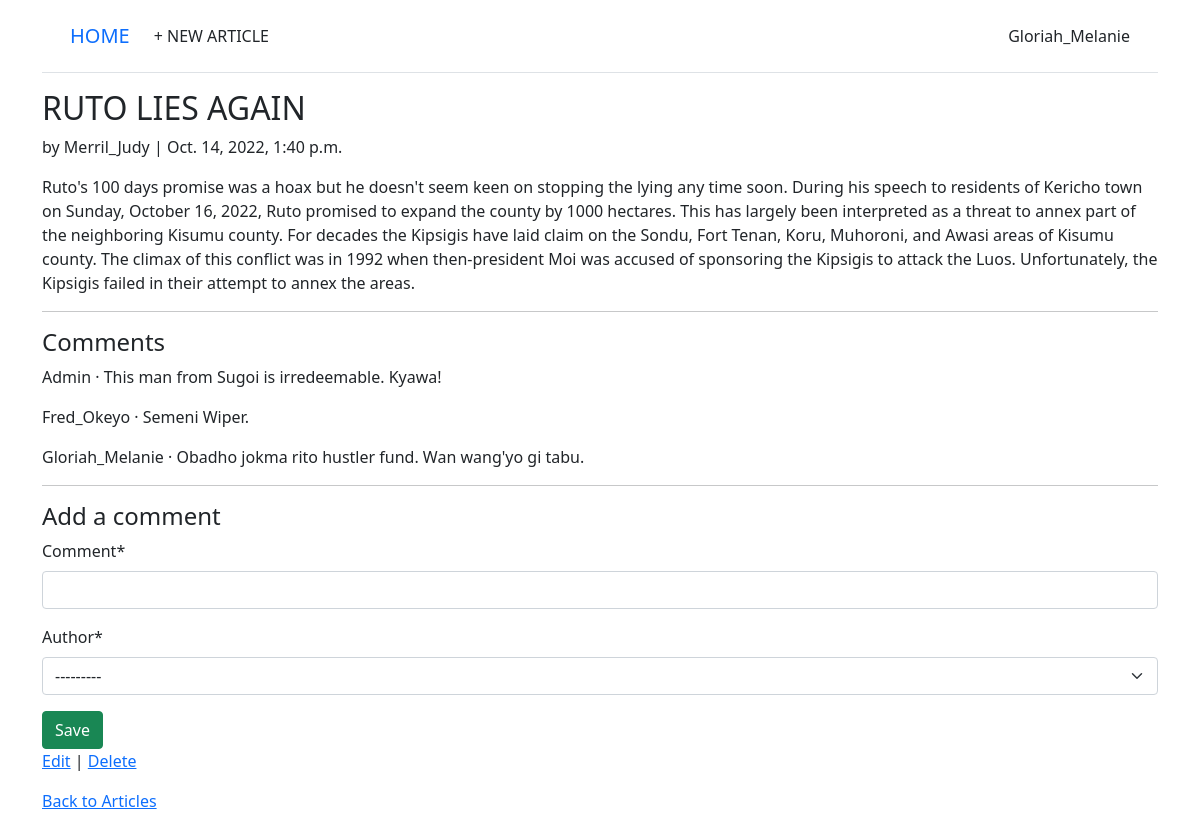
Screenshot of /articles/1/ (signed in) with the database file from the repository.
### accounts/models.py (models this page shows)
class CustomUser(AbstractUser):
    age = models.PositiveIntegerField(null=True, blank=True)

### articles/models.py (models this page shows, shortened)
class Article(models.Model):
    title = models.CharField(max_length=255)
    body = models.TextField()
    date = models.DateTimeField(auto_now_add=True)
    author = models.ForeignKey(
        settings.AUTH_USER_MODEL,
        on_delete=models.CASCADE,
        )

class Comment(models.Model): # new
    article = models.ForeignKey(Article, on_delete=models.CASCADE)
    comment = models.CharField(max_length=140)
    author = models.ForeignKey(settings.AUTH_USER_MODEL,on_delete=models.CASCADE,)
    def __str__(self):
        return self.comment

### articles/views.py (the view, shortened to what this page needs)
# urls.py: path("<int:pk>/", ArticleDetailView.as_view(),
class ArticleDetailView(LoginRequiredMixin, View):
    def get(self, request, *args, **kwargs):
        view = CommentGet.as_view()
        return view(request, *args, **kwargs)

### articles/forms.py
class CommentForm(forms.ModelForm):
    class Meta:
        model = Comment
        fields = ("comment", "author")

### articles/views.py (called while the page is built)
    def get_context_data(self, **kwargs):
        context = super().get_context_data(**kwargs)
        context["form"] = CommentForm()
        return context

### templates/article_detail.html
{% extends "base.html" %}
{% load crispy_forms_tags %}
{% block content %}
<div class="article-entry">
 <h2>{{ object.title }}</h2>
 <p>by {{ object.author }} | {{ object.date }}</p>
 <p>{{ object.body }}</p>
 <hr>
<h4>Comments</h4>
{% for comment in article.comment_set.all %}
 <p>{{ comment.author }} &middot; {{ comment }}</p>
{% endfor %}
<hr>
<h4>Add a comment</h4>
 <form action="" method="post">{% csrf_token %}
 {{ form|crispy }}
 <button class="btn btn-success ml-2" type="submit">Save</button>
 </form>
</div>
<p><a href="{% url 'article_edit' article.pk %}">Edit</a> |
 <a href="{% url 'article_delete' article.pk %}">Delete</a></p>
<p><a href="{% url 'article_list' %}">Back to Articles</a></p>
{% endblock content %}

### templates/base.html (shortened to what this page needs)
<!DOCTYPE html>
<html>
<head>
 <link href="https://cdn.jsdelivr.net/npm/bootstrap@5.1.3/dist/css/bootstrap.min.css" rel="stylesheet">
</head>
<body>
</body>
<body>
    <div class="container">
     <header class="p-3 mb-3 border-bottom">
     <div class="container">
     <div class="d-flex flex-wrap align-items-center justify-content-center
     justify-content-lg-start">
     <a class="navbar-brand" href="{% url 'home' %}">HOME</a>
     <ul class="nav col-12 col-lg-auto me-lg-auto mb-2 justify-content-
    center
     mb-md-0">
     {% if user.is_authenticated %}
     <li><a href="{% url 'article_new'%}" class="nav-link px-2 link-dark">+ NEW ARTICLE</a></li>
     </ul>
     <div class="dropdown text-end">
     <a href="#" class="d-block link-dark text-decoration-none dropdowntoggle"
     id="dropdownUser1" data-bs-toggle="dropdown" aria-expanded="false">
     {{ user.username }}
     </a>
     </div>
     {% endif %}
     </div>
     </div>
     </header>
     <main>
     {% block content %}
     {% endblock content %}
     </main>
    </div>
</html>

### rows the page displays
CustomUser: username "Gloriah_Melanie"
Article: title "RUTO LIES AGAIN", author "Merril_Judy", date "Oct. 14, 2022, 1:40 p.m.", body "Ruto's 100 days promise was a hoax but he doesn't seem keen on stopping the lying any time soon. During his speech to residents of Kericho town on Sunday, October 16, 2022, Ruto promised to expand the county by 1000 hectares. This has largely been interpreted as a threat to annex part of the neighboring Kisumu county. For decades the Kipsigis have laid claim on the Sondu, Fort Tenan, Koru, Muhoroni, and Awasi areas of Kisumu county. The climax of this conflict was in 1992 when then-president Moi was accused of sponsoring the Kipsigis to attack the Luos. Unfortunately, the Kipsigis failed in their attempt to annex the areas."
Comment: author "Admin", comment "This man from Sugoi is irredeemable. Kyawa!"
Comment: author "Fred_Okeyo", comment "Semeni Wiper."
Comment: author "Gloriah_Melanie", comment "Obadho jokma rito hustler fund. Wan wang'yo gi tabu."
